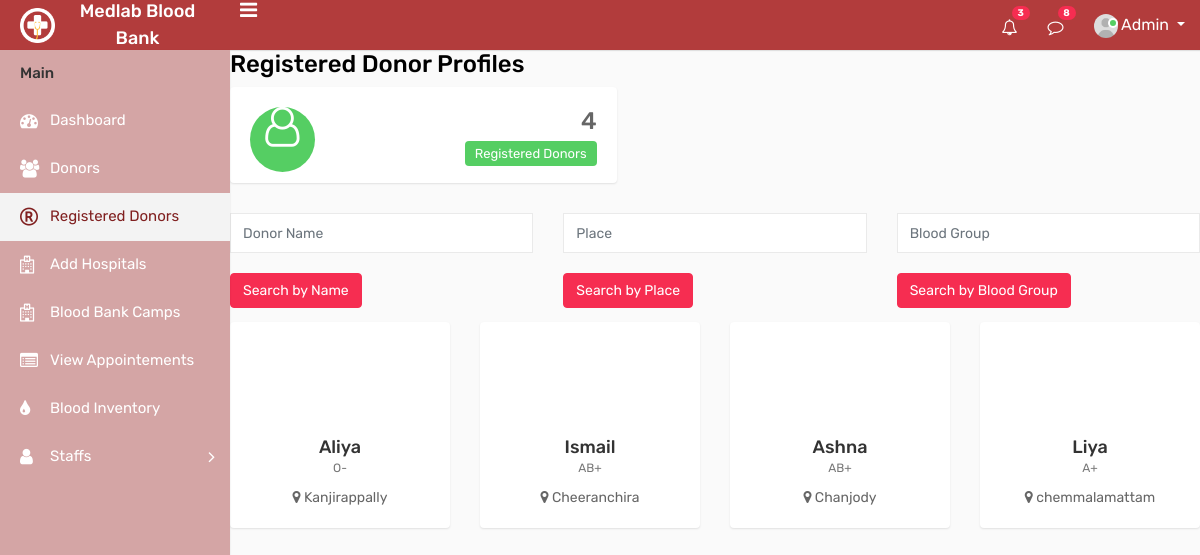
The page /registereddonortable on the database its author committed.
### website/models.py (models this page shows, shortened)
class Donor(models.Model):
    full_name = models.CharField(max_length=100)
    email = models.EmailField(unique=True)
    phone = models.CharField(max_length=15)
    blood_group = models.CharField(max_length=5)
    place = models.CharField(max_length=100)

### website/views.py (the view)
# urls.py: path('registereddonortable', registereddonortable, name='registereddonortable'),
def registereddonortable(request):
    donors = Donor.objects.all()
    donor_count = donors.count()  # Get the count of registered donors
    return render(request, 'mainuser/registereddonortable.html', {'donors': donors, 'donor_count': donor_count})

### templates/mainuser/registereddonortable.html (shortened to what this page needs)
{% load static %}
<html>
<head>
        <link rel="stylesheet" type="text/css" href="{% static 'mainuser/css/bootstrap.min.css' %}">
        <link rel="stylesheet" type="text/css" href="{% static 'mainuser/css/font-awesome.min.css' %}">
        <link rel="stylesheet" type="text/css" href="{% static 'mainuser/css/style.css' %}">
</head>
<body>
    <div class="main-wrapper">
        <div class="header">
			<div class="header-left">
				<a href="{% url 'adminindex' %}" class="logo">
					<img src="{% static 'mainuser/img/logo.png' %}" width="35" height="35" alt=""> <span>Medlab Blood Bank</span>
				</a>
			</div>
			<a id="toggle_btn" href="javascript:void(0);"><i class="fa fa-bars"></i></a>
            <ul class="nav user-menu float-right">
                <li class="nav-item dropdown d-none d-sm-block">
                    <a href="#" class="dropdown-toggle nav-link" data-toggle="dropdown"><i class="fa fa-bell-o"></i> <span class="badge badge-pill bg-danger float-right">3</span></a>
                </li>
                <li class="nav-item dropdown d-none d-sm-block">
                    <a href="javascript:void(0);" id="open_msg_box" class="hasnotifications nav-link"><i class="fa fa-comment-o"></i> <span class="badge badge-pill bg-danger float-right">8</span></a>
                </li>
                <li class="nav-item dropdown has-arrow">
                    <a href="#" class="dropdown-toggle nav-link user-link" data-toggle="dropdown">
                        <span class="user-img">
							<img class="rounded-circle" src="{% static 'mainuser/img/user.jpg'  %}" width="24" alt="Admin">
							<span class="status online"></span>
						</span>
						<span>Admin</span>
                    </a>
                </li>
            </ul>
        </div>
        <div class="sidebar" id="sidebar">
            <div class="sidebar-inner slimscroll">
                <div id="sidebar-menu" class="sidebar-menu">
                    <ul>
                        <li class="menu-title">Main</li>
                        <li>
                            <a href="{% url 'adminindex' %}"><i class="fa fa-dashboard"></i> <span>Dashboard</span></a>
                        </li>
						<li>
                            <a href="{% url 'doctors' %}"><i class="fa fa-users"></i> <span>Donors</span></a>
                        </li>
                        <li class="active">
                            <a href="{% url 'registereddonortable' %}"><i class="fa fa-registered"></i> <span>Registered Donors</span></a>
                        </li>
                        <li>
                            <a href=""><i class="fa fa-hospital-o"></i> <span>Add Hospitals</span></a>
                        </li>
                        <li>
                            <a href="{% url 'departments' %}"><i class="fa fa-hospital-o"></i> <span>Blood Bank Camps</span></a>
                        </li>
                        <li>
                            <a href="{% url 'appointments' %}"><i class="fa fa-list-alt"></i> <span>View Appointements</span></a>
                        </li>
                        <li>
                            <a href="{% url 'bloodinventory' %}"><i class="fa fa-tint"></i> <span>Blood Inventory</span></a>
                        </li>
						<li class="submenu">
							<a href="#"><i class="fa fa-user"></i> <span>Staffs </span> <span class="menu-arrow"></span></a>
						</li>
                    </ul>
                </div>
            </div>
        </div>
        <div class="page-wrapper">
            <h3 style="color:black;" > Registered Donor Profiles</h3>
            <div class="row">
                <div class="col-md-6 col-sm-6 col-lg-6 col-xl-5">
                    <div class="dash-widget">
                        <span class="dash-widget-bg2"><i class="fa fa-user-o"></i></span>
                        <div class="dash-widget-info text-right">
                            <h3>{{ donor_count }}</h3>
                            <span class="widget-title2">Registered Donors </span>
                        </div>
                    </div>
                </div>
            </div>
            <div class="row">
                <div class="col-md-4">
                    <form method="get" action="{% url 'search_by_name' %}">
                        <div class="form-group">
                            <input type="text" class="form-control" name="name" placeholder="Donor Name">
                        </div>
                        <button type="submit" class="btn btn-danger">Search by Name</button>
                    </form>
                </div>
                <div class="col-md-4">
                    <form method="get" action="{% url 'search_by_place' %}">
                        <div class="form-group">
                            <input type="text" class="form-control" name="place" placeholder="Place">
                        </div>
                        <button type="submit" class="btn btn-danger">Search by Place</button>
                    </form>
                </div>
                <div class="col-md-4">
                    <form method="get" action="{% url 'search_by_blood_group' %}">
                        <div class="form-group">
                            <input type="text" class="form-control" name="blood_group" placeholder="Blood Group">
                        </div>
                        <button type="submit" class="btn btn-danger">Search by Blood Group</button>
                    </form>
                </div>
            </div>
            <div class="row">
            {% for donor in donors %}
            <div class="col-md-4 col-sm-4 col-lg-3">
                <div class="profile-widget">
                    <div class="doctor-img">
                    </div>
                    <h4 class="doctor-name text-ellipsis"><a href="{% url 'profile' %} ">{{ donor.full_name }}</a></h4>
                    <div class="doc-prof">{{ donor.blood_group }}</div>
                    <div class="user-country">
                        <i class="fa fa-map-marker"></i> {{ donor.place }}
                    </div>
                </div>
            </div>
            {% endfor %}
        </div>
    </div>
</body>
</html>

### templates/mainuser/registereddonortable.html (style rules this page uses)
.sidebar { box-shadow: 0 1px 2px 0 rgba(0, 0, 0, 0.1); top: 50px; width: 230px; z-index: 1039; background-color: #d4a5a5; bottom: 0; margin-top: 0px; position: fixed; left: 0; transition: all 0.2s ease-in-out; }
.sidebar-inner { height: 100%; transition: all 0.2s ease-in-out 0s; }
.sidebar-menu ul { font-size: 14px; list-style-type: none; margin: 0; padding: 0; }
.sidebar-menu li a { color: white; display: block; font-size: 15px; height: auto; padding: 0 20px; }
.sidebar-menu li.active a { color: #802020; background-color: #f3f3f3; }
.menu-title { color: #333; font-size: 15px; font-weight: 500; padding: 12px 20px; }

### rows shown on the page
Donor: full_name "Aliya", blood_group "O-", place "Kanjirappally"
Donor: full_name "Ismail", blood_group "AB+", place "Cheeranchira"
Donor: full_name "Ashna", blood_group "AB+", place "Chanjody"
Donor: full_name "Liya", blood_group "A+", place "chemmalamattam"

### other values the page prints
{{ donor_count }} "4"
